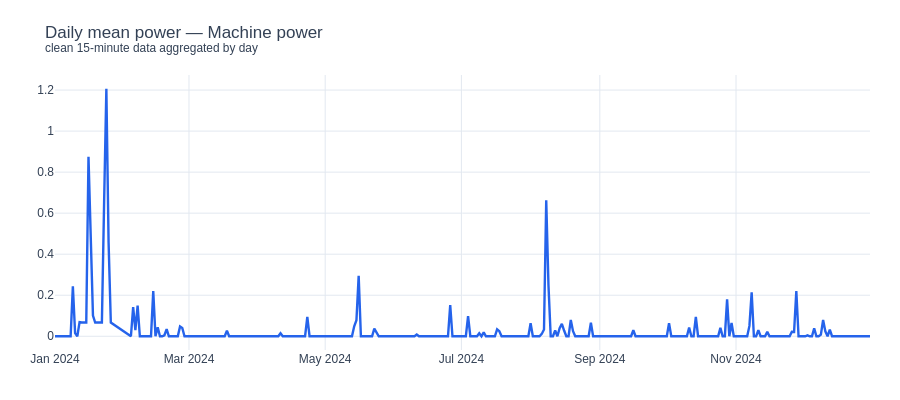
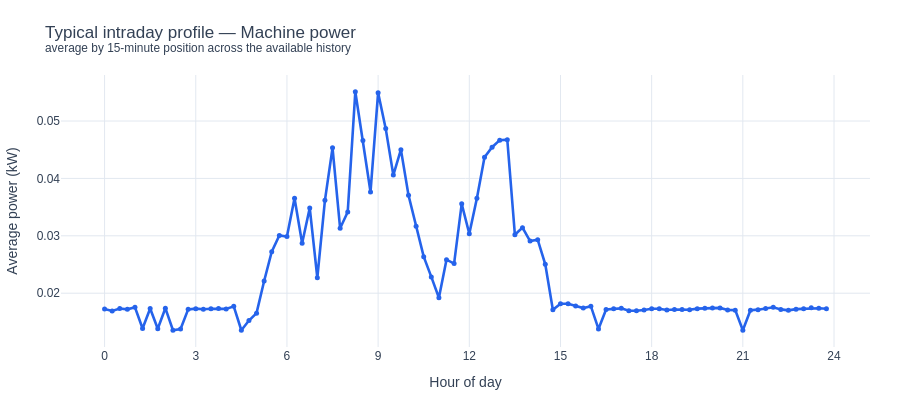
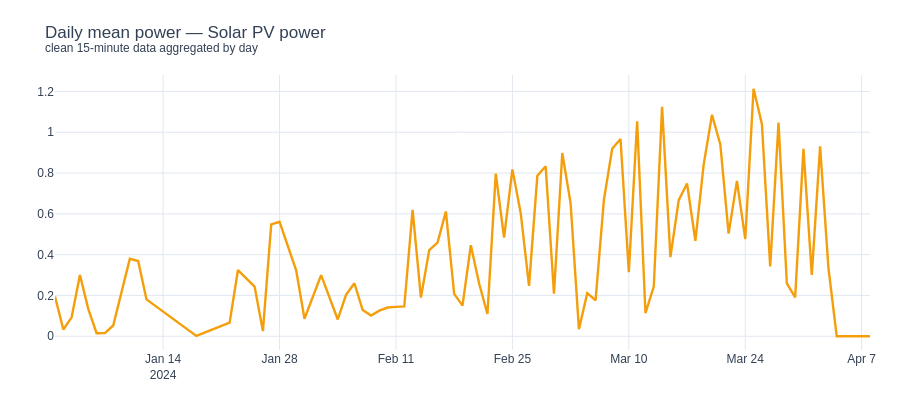
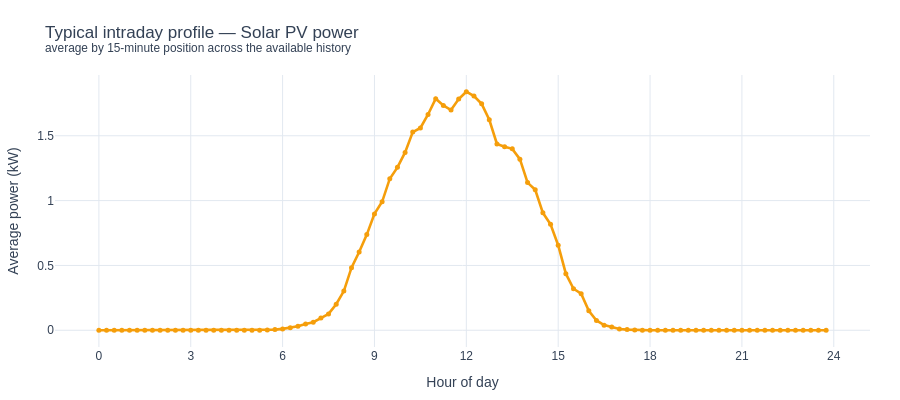

Write notebook code for charts like these, in order.
### Markdown cell above
### ❓ 3. What does the time series look like?
A forecasting notebook should not jump straight to model scores. I first inspect the series itself:
- long-term movement,
- daily operating rhythm,
- and whether the signal looks stable enough for a 15-minute forecast.

### Code cell
def plot_daily_means(frame, label, color):
    daily = (frame.groupby("date", as_index=False)["value"].mean().rename(columns={"date": "Date", "value": "mean_power"}))
    fig = go.Figure()
    fig.add_trace(go.Scatter(
        x=daily["Date"], y=daily["mean_power"], mode="lines",
        name=label, line=dict(color=color, width=2.4), connectgaps=False,
        hovertemplate="%{x|%d %b %Y}<br>Daily mean: %{y:,.2f} kW<extra></extra>"
    ))
    polish(fig, f"Daily mean power — {label}", "clean 15-minute data aggregated by day", height=400)

def plot_intraday_profile(frame, label, color):
    hourly = (frame.groupby("hour_float", as_index=False)["value"].mean().rename(columns={"value": "mean_power"}))
    fig = go.Figure()
    fig.add_trace(go.Scatter(
        x=hourly["hour_float"], y=hourly["mean_power"], mode="lines+markers",
        name=label, line=dict(color=color, width=2.6), marker=dict(size=5),
        hovertemplate="Hour %{x:.2f}<br>Average power: %{y:,.2f} kW<extra></extra>"
    ))
    fig.update_xaxes(title="Hour of day", tickmode="array", tickvals=list(range(0, 25, 3)))
    fig.update_yaxes(title="Average power (kW)")
    polish(fig, f"Typical intraday profile — {label}", "average by 15-minute position across the available history", height=400)

for key, color in [("machine", BLUE), ("pv", ORANGE)]:
    valid = series[key].loc[series[key]["value"].notna()].copy()
    if valid.empty:
        continue
    plot_daily_means(valid, TARGETS[key]["label"], color)
    plot_intraday_profile(valid, TARGETS[key]["label"], color)

report(
    "This is the time-series part that explains what the model is trying to learn.\n\n"
    "The daily chart shows the broad operating level through time. The intraday chart shows whether the system follows repeatable within-day patterns.\n\n"
    "If a series has strong short-term continuity and a stable daily rhythm, a 15-minute forecast is usually much more realistic than a day-ahead forecast."
)

### Figure 1 — Plotly figure (JSON) as saved in the notebook; plotly's stock layout.template omitted (floating-point values rounded to 4 significant figures; data arrays with more than 128 entries replaced by an {"elided": "..."} marker saying what was removed)
{"data": [{"connectgaps": false, "hovertemplate": "%{x|%d %b %Y}<br>Daily mean: %{y:,.2f} kW<extra></extra>", "line": {"color": "#2563eb", "width": 2.4}, "mode": "lines", "name": "Machine power", "type": "scatter", "x": {"elided": "352 str values"}, "y": {"elided": "352 float values"}}], "layout": {"font": {"color": "#334155", "family": "Arial, sans-serif", "size": 12}, "height": 400, "hovermode": "x unified", "legend": {"orientation": "h", "x": 1, "xanchor": "right", "y": 1.02, "yanchor": "bottom"}, "margin": {"b": 50, "l": 55, "r": 30, "t": 75}, "paper_bgcolor": "#ffffff", "plot_bgcolor": "#ffffff", "title": {"text": "Daily mean power — Machine power<br><sup>clean 15-minute data aggregated by day</sup>", "x": 0.05, "xanchor": "left"}, "xaxis": {"gridcolor": "#e2e8f0", "showgrid": true, "zeroline": false}, "yaxis": {"gridcolor": "#e2e8f0", "showgrid": true, "zeroline": false}}}

### Figure 2 — Plotly figure (JSON) as saved in the notebook; plotly's stock layout.template omitted (floating-point values rounded to 4 significant figures)
{"data": [{"hovertemplate": "Hour %{x:.2f}<br>Average power: %{y:,.2f} kW<extra></extra>", "line": {"color": "#2563eb", "width": 2.6}, "marker": {"size": 5}, "mode": "lines+markers", "name": "Machine power", "type": "scatter", "x": [0.0, 0.25, 0.5, 0.75, 1.0, 1.25, 1.5, 1.75, 2.0, 2.25, 2.5, 2.75, 3.0, 3.25, 3.5, 3.75, 4.0, 4.25, 4.5, 4.75, 5.0, 5.25, 5.5, 5.75, 6.0, 6.25, 6.5, 6.75, 7.0, 7.25, 7.5, 7.75, 8.0, 8.25, 8.5, 8.75, 9.0, 9.25, 9.5, 9.75, 10.0, 10.25, 10.5, 10.75, 11.0, 11.25, 11.5, 11.75, 12.0, 12.25, 12.5, 12.75, 13.0, 13.25, 13.5, 13.75, 14.0, 14.25, 14.5, 14.75, 15.0, 15.25, 15.5, 15.75, 16.0, 16.25, 16.5, 16.75, 17.0, 17.25, 17.5, 17.75, 18.0, 18.25, 18.5, 18.75, 19.0, 19.25, 19.5, 19.75, 20.0, 20.25, 20.5, 20.75, 21.0, 21.25, 21.5, 21.75, 22.0, 22.25, 22.5, 22.75, 23.0, 23.25, 23.5, 23.75], "y": [0.01725, 0.01691, 0.01735, 0.0172, 0.01756, 0.01385, 0.01734, 0.01382, 0.01739, 0.01356, 0.01375, 0.01719, 0.01731, 0.0172, 0.0173, 0.01734, 0.01727, 0.01772, 0.01355, 0.01524, 0.01652, 0.02213, 0.02723, 0.03006, 0.02987, 0.03654, 0.0287, 0.03485, 0.02269, 0.03618, 0.04532, 0.03131, 0.03415, 0.0551, 0.04659, 0.03764, 0.05494, 0.04867, 0.04059, 0.04501, 0.03705, 0.03167, 0.02637, 0.02284, 0.01921, 0.02585, 0.02516, 0.03557, 0.03035, 0.03653, 0.04368, 0.04543, 0.04666, 0.04675, 0.03019, 0.03142, 0.02909, 0.02932, 0.02504, 0.0171, 0.01816, 0.01816, 0.01775, 0.01741, 0.01774, 0.01378, 0.01718, 0.0173, 0.01737, 0.01696, 0.01695, 0.01708, 0.0173, 0.01729, 0.01708, 0.01716, 0.01715, 0.01712, 0.01731, 0.01737, 0.01744, 0.01744, 0.01707, 0.01705, 0.01354, 0.01704, 0.01713, 0.01732, 0.01754, 0.01718, 0.01702, 0.01722, 0.01728, 0.01746, 0.01739, 0.01728]}], "layout": {"font": {"color": "#334155", "family": "Arial, sans-serif", "size": 12}, "height": 400, "hovermode": "x unified", "legend": {"orientation": "h", "x": 1, "xanchor": "right", "y": 1.02, "yanchor": "bottom"}, "margin": {"b": 50, "l": 55, "r": 30, "t": 75}, "paper_bgcolor": "#ffffff", "plot_bgcolor": "#ffffff", "title": {"text": "Typical intraday profile — Machine power<br><sup>average by 15-minute position across the available history</sup>", "x": 0.05, "xanchor": "left"}, "xaxis": {"gridcolor": "#e2e8f0", "showgrid": true, "tickmode": "array", "tickvals": [0, 3, 6, 9, 12, 15, 18, 21, 24], "title": {"text": "Hour of day"}, "zeroline": false}, "yaxis": {"gridcolor": "#e2e8f0", "showgrid": true, "title": {"text": "Average power (kW)"}, "zeroline": false}}}

### Figure 3 — Plotly figure (JSON) as saved in the notebook; plotly's stock layout.template omitted (floating-point values rounded to 4 significant figures)
{"data": [{"connectgaps": false, "hovertemplate": "%{x|%d %b %Y}<br>Daily mean: %{y:,.2f} kW<extra></extra>", "line": {"color": "#f59e0b", "width": 2.4}, "mode": "lines", "name": "Solar PV power", "type": "scatter", "x": ["2024-01-01", "2024-01-02", "2024-01-03", "2024-01-04", "2024-01-05", "2024-01-06", "2024-01-07", "2024-01-08", "2024-01-10", "2024-01-11", "2024-01-12", "2024-01-18", "2024-01-22", "2024-01-23", "2024-01-25", "2024-01-26", "2024-01-27", "2024-01-28", "2024-01-30", "2024-01-31", "2024-02-02", "2024-02-04", "2024-02-05", "2024-02-06", "2024-02-07", "2024-02-08", "2024-02-09", "2024-02-10", "2024-02-11", "2024-02-12", "2024-02-13", "2024-02-14", "2024-02-15", "2024-02-16", "2024-02-17", "2024-02-18", "2024-02-19", "2024-02-20", "2024-02-21", "2024-02-22", "2024-02-23", "2024-02-24", "2024-02-25", "2024-02-26", "2024-02-27", "2024-02-28", "2024-02-29", "2024-03-01", "2024-03-02", "2024-03-03", "2024-03-04", "2024-03-05", "2024-03-06", "2024-03-07", "2024-03-08", "2024-03-09", "2024-03-10", "2024-03-11", "2024-03-12", "2024-03-13", "2024-03-14", "2024-03-15", "2024-03-16", "2024-03-17", "2024-03-18", "2024-03-19", "2024-03-20", "2024-03-21", "2024-03-22", "2024-03-23", "2024-03-24", "2024-03-25", "2024-03-26", "2024-03-27", "2024-03-28", "2024-03-29", "2024-03-30", "2024-03-31", "2024-04-01", "2024-04-02", "2024-04-03", "2024-04-04", "2024-04-05", "2024-04-06", "2024-04-07", "2024-04-08"], "y": [0.1944, 0.03303, 0.09275, 0.3005, 0.1345, 0.01486, 0.01573, 0.05264, 0.3797, 0.3689, 0.1807, 0.001875, 0.06699, 0.3246, 0.2433, 0.02522, 0.5487, 0.561, 0.323, 0.08571, 0.2996, 0.08231, 0.2027, 0.2599, 0.1287, 0.1012, 0.1257, 0.1409, 0.1439, 0.1463, 0.6198, 0.1895, 0.4221, 0.4589, 0.6119, 0.2075, 0.1502, 0.446, 0.2588, 0.1089, 0.7974, 0.4834, 0.8181, 0.6037, 0.2469, 0.7867, 0.8334, 0.2083, 0.8982, 0.6513, 0.03459, 0.2113, 0.1763, 0.6674, 0.9192, 0.967, 0.3137, 1.054, 0.1137, 0.2433, 1.125, 0.3879, 0.667, 0.749, 0.4682, 0.8415, 1.086, 0.9407, 0.503, 0.7618, 0.4765, 1.213, 1.04, 0.3422, 1.048, 0.2596, 0.1904, 0.9184, 0.3009, 0.931, 0.3357, 0.0, 0.0, 0.0, 0.0, 0.0]}], "layout": {"font": {"color": "#334155", "family": "Arial, sans-serif", "size": 12}, "height": 400, "hovermode": "x unified", "legend": {"orientation": "h", "x": 1, "xanchor": "right", "y": 1.02, "yanchor": "bottom"}, "margin": {"b": 50, "l": 55, "r": 30, "t": 75}, "paper_bgcolor": "#ffffff", "plot_bgcolor": "#ffffff", "title": {"text": "Daily mean power — Solar PV power<br><sup>clean 15-minute data aggregated by day</sup>", "x": 0.05, "xanchor": "left"}, "xaxis": {"gridcolor": "#e2e8f0", "showgrid": true, "zeroline": false}, "yaxis": {"gridcolor": "#e2e8f0", "showgrid": true, "zeroline": false}}}

### Figure 4 — Plotly figure (JSON) as saved in the notebook; plotly's stock layout.template omitted (floating-point values rounded to 4 significant figures)
{"data": [{"hovertemplate": "Hour %{x:.2f}<br>Average power: %{y:,.2f} kW<extra></extra>", "line": {"color": "#f59e0b", "width": 2.6}, "marker": {"size": 5}, "mode": "lines+markers", "name": "Solar PV power", "type": "scatter", "x": [0.0, 0.25, 0.5, 0.75, 1.0, 1.25, 1.5, 1.75, 2.0, 2.25, 2.5, 2.75, 3.0, 3.25, 3.5, 3.75, 4.0, 4.25, 4.5, 4.75, 5.0, 5.25, 5.5, 5.75, 6.0, 6.25, 6.5, 6.75, 7.0, 7.25, 7.5, 7.75, 8.0, 8.25, 8.5, 8.75, 9.0, 9.25, 9.5, 9.75, 10.0, 10.25, 10.5, 10.75, 11.0, 11.25, 11.5, 11.75, 12.0, 12.25, 12.5, 12.75, 13.0, 13.25, 13.5, 13.75, 14.0, 14.25, 14.5, 14.75, 15.0, 15.25, 15.5, 15.75, 16.0, 16.25, 16.5, 16.75, 17.0, 17.25, 17.5, 17.75, 18.0, 18.25, 18.5, 18.75, 19.0, 19.25, 19.5, 19.75, 20.0, 20.25, 20.5, 20.75, 21.0, 21.25, 21.5, 21.75, 22.0, 22.25, 22.5, 22.75, 23.0, 23.25, 23.5, 23.75], "y": [0.0, 0.0, 0.0, 0.0, 0.0, 0.0, 0.0, 0.0, 0.0, 0.0, 0.0, 0.0, 0.0, 0.0, 0.0, 0.0, 0.0, 0.0, 0.0, 0.0, 0.0, 0.0006776, 0.001906, 0.005258, 0.0107, 0.01874, 0.0307, 0.0489, 0.06208, 0.09451, 0.126, 0.2005, 0.3022, 0.4829, 0.6036, 0.7379, 0.8973, 0.9907, 1.169, 1.256, 1.372, 1.528, 1.56, 1.664, 1.786, 1.734, 1.699, 1.783, 1.84, 1.806, 1.746, 1.623, 1.437, 1.416, 1.399, 1.319, 1.139, 1.083, 0.9059, 0.8173, 0.6558, 0.4365, 0.3204, 0.2819, 0.1505, 0.07567, 0.03968, 0.02447, 0.009874, 0.005218, 0.001616, 4.457e-05, 0.0, 0.0, 0.0, 0.0, 0.0, 0.0, 0.0, 0.0, 0.0, 0.0, 0.0, 0.0, 0.0, 0.0, 0.0, 0.0, 0.0, 0.0, 0.0, 0.0, 0.0, 0.0, 0.0, 0.0]}], "layout": {"font": {"color": "#334155", "family": "Arial, sans-serif", "size": 12}, "height": 400, "hovermode": "x unified", "legend": {"orientation": "h", "x": 1, "xanchor": "right", "y": 1.02, "yanchor": "bottom"}, "margin": {"b": 50, "l": 55, "r": 30, "t": 75}, "paper_bgcolor": "#ffffff", "plot_bgcolor": "#ffffff", "title": {"text": "Typical intraday profile — Solar PV power<br><sup>average by 15-minute position across the available history</sup>", "x": 0.05, "xanchor": "left"}, "xaxis": {"gridcolor": "#e2e8f0", "showgrid": true, "tickmode": "array", "tickvals": [0, 3, 6, 9, 12, 15, 18, 21, 24], "title": {"text": "Hour of day"}, "zeroline": false}, "yaxis": {"gridcolor": "#e2e8f0", "showgrid": true, "title": {"text": "Average power (kW)"}, "zeroline": false}}}
